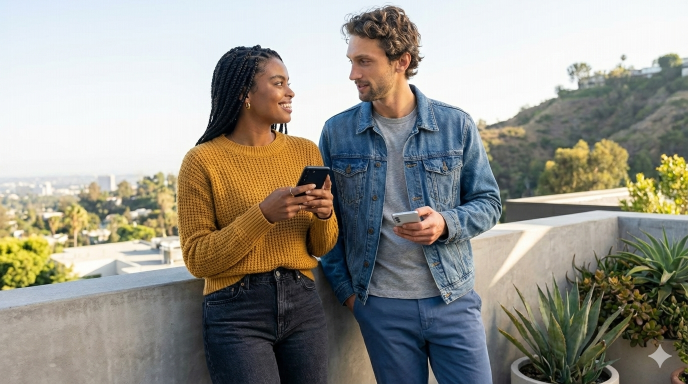
#> input picture client/src/assets/Gemini_Generated_Image_j212wcj212wcj212_1766858918533.png, 1376 x 768 px, given in place of file_00000000b88c82108b751ebc9b678a81.png, which was not available (shown at 1/2 size)
$ python align-try-avatars.py ../../client/src/assets/Gemini_Generated_Image_j212wcj212wcj212_1766858918533.png
#> lines starting #> are read from the running program, lines starting #| are printed output that depends on the picture; after the words box and inside, x2 and y2 are one past the last pixel; in counts of white or black regions, pixels touching at a corner belong together; pictures that were not available may be replaced by others from this repository, and a replacement may not be noted
#> in cut_avatar, img is the input picture: PIL image 1376x768 RGB; mean R, G, B 149.4, 147.6, 138.6
#!/usr/bin/env python3
"""Cuts the #try-sara avatars so every phone screen lands on the same spot.

The avatars (uploads/demo-avatars/*.png) are generated one by one, so the phone
sits a little differently in each. This finds the black screen in every picture,
straightens it and warps the picture (a few percent at most) until the screen is
exactly SCREEN inside a CANVAS-sized cut, then writes
client/public/site/img/try-avatar-<key>.webp. The .ts-screen overlay in
try-sara.html is placed on SCREEN, so a new avatar only needs a line in AVATARS.

The cut is taller than the renders: the wall above each head is grown upwards
(see extend_top), so the page can show the whole avatar small, with room above
it, and never needs to fade the top of the picture out.

The "ready" picture (one hand, close-up) keeps its own screen position. The
script prints both sets of --sx/--sy/--sw/--sh as they stand in try-sara.html.

Usage: python3 script/site-sections/align-try-avatars.py [--check]
  --check  measure and report only, write nothing
"""
import os
import sys

import numpy as np
from PIL import Image, ImageDraw

ROOT = os.path.abspath(os.path.join(os.path.dirname(__file__), "../.."))
SRC = os.path.join(ROOT, "uploads/demo-avatars")
OUT = os.path.join(ROOT, "client/public/site/img")

CANVAS = (1065, 1238)
# x, y, w, h of the black glass inside CANVAS. x leaves the hand clear of the page's fade on the left edge.
SCREEN = (150, 535, 304, 606)

AVATARS = {
    "builder": "file_00000000b88c82108b751ebc9b678a81.png",
    "salon": "file_0000000015e081f4b39a9131d34e44e4.png",
    "car": "file_00000000fa0481f4863e081a22c32d04.png",
    "doctor": "file_000000005c5881f49ea9290577e30934.png",
    "events": "file_00000000b64c81f49627a8ba38d260ae.png",
    "gym": "file_000000002e788210a4b2ecabf7e45c60.png",
    "hotel": "file_000000002ee881f8b965f46be56059f4.png",
    "lawyer": "file_00000000df3881f4ad742acd88a57314.png",
}
# Patches painted over in the cut picture (x, y, w, h inside CANVAS), in the colour around them.
COVER = {
    "car": [(926, 1169, 48, 40)],  # a real car maker's emblem on the name badge
}
READY = "homepage images/file_00000000a63481f4b7d4c9fcdf82dacc.png"

BEZEL = 6  # px of black glass left visible around the overlay
READY_SCREEN_H = 0.536  # height of the phone glass in the "ready" picture, as a share of the cut

# How far a picture may be off before it is reported as "really not aligned".
MAX_TILT = 1.5      # degrees
MAX_STRETCH = 0.04  # difference between the x and y scale
MAX_SCALE = 0.12    # distance of either scale from 1


def find_screen(img):
    """The black glass of the phone: x0, y0, x1, y1 and its lean in degrees."""
    px = np.asarray(img.convert("RGB")).astype(int)
    dark = px.max(axis=2) < 30
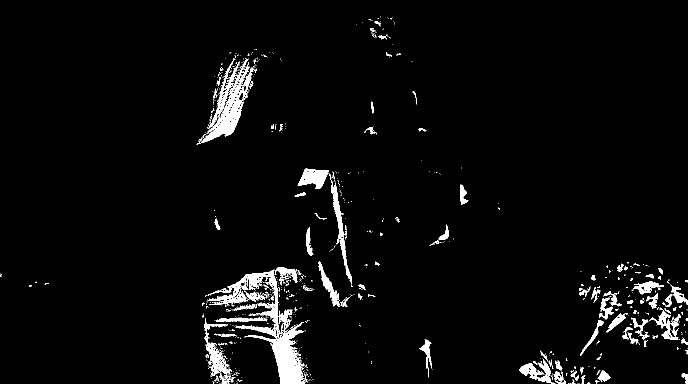
#> dark: shape (768, 1376) bool (shown at 1/2 size); 3.5% white; 769 white regions (661 under 20 px), largest, box (x1, y1, x2, y2) and area: (415, 539, 610, 768) 8930, (393, 116, 509, 290) 5610, (408, 636, 464, 768) 1752
    h, w = dark.shape
#> h = 768; w = 1376
    # Seed: the leftmost 160x360 window that is black all over (hair and jackets are never that even).
    ii = np.zeros((h + 1, w + 1), dtype=np.int64)
    ii[1:, 1:] = dark.cumsum(0).cumsum(1)
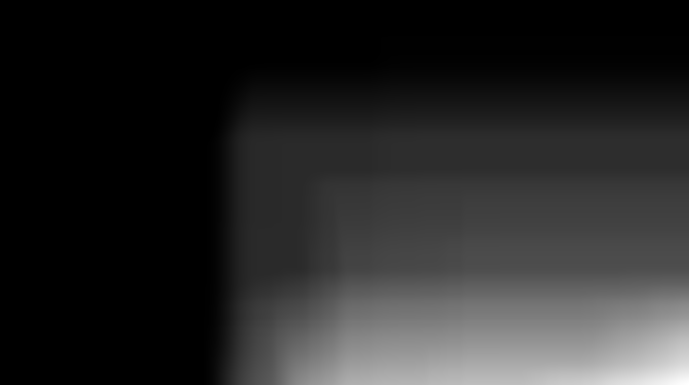
#> ii: shape (769, 1377) int64 (shown at 1/2 size); min 0, max 37384, mean 5884.9; drawn with min black and max white
    ww, hh = 160, 360
    full = ii[hh:, ww:] - ii[:-hh, ww:] - ii[hh:, :-ww] + ii[:-hh, :-ww]
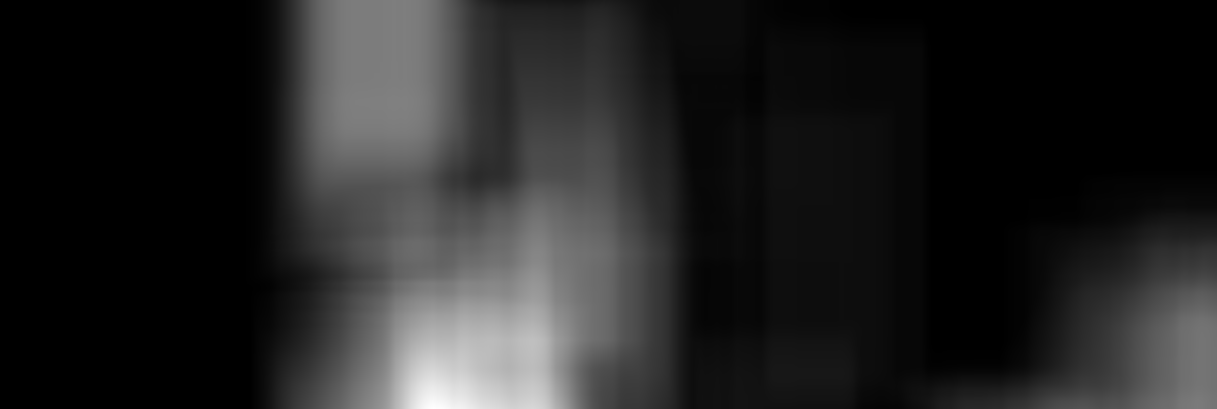
#> full: shape (409, 1217) int64; min 0, max 12362, mean 1756.1; drawn with min black and max white
    ys, xs = np.where(full >= ww * hh * 0.995)
#> ys = empty array; xs = empty array
    if not len(xs):
#> (the run stopped early here; a loop or call above may not have finished)
